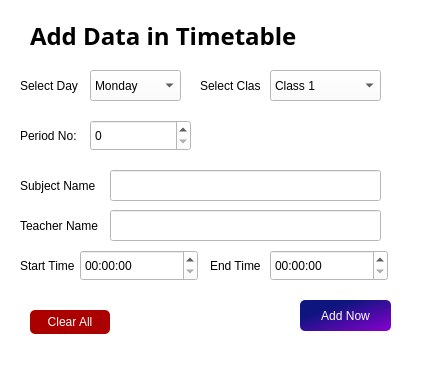
<?xml version="1.0" encoding="UTF-8"?>
<ui version="4.0">
 <class>Newtimetable</class>
 <widget class="QMainWindow" name="Newtimetable">
  <property name="geometry">
   <rect>
    <x>0</x>
    <y>0</y>
    <width>439</width>
    <height>390</height>
   </rect>
  </property>
  <property name="windowTitle">
   <string>MainWindow</string>
  </property>
  <property name="styleSheet">
   <string notr="true">background-color: white;
font: 10pt &quot;Bahnschrift&quot;;
color: rgb(0, 0, 0);</string>
  </property>
  <widget class="QWidget" name="centralwidget">
   <widget class="QLabel" name="label">
    <property name="geometry">
     <rect>
      <x>30</x>
      <y>10</y>
      <width>321</width>
      <height>51</height>
     </rect>
    </property>
    <property name="font">
     <font>
      <family>Tw Cen MT</family>
      <pointsize>18</pointsize>
      <italic>false</italic>
      <bold>true</bold>
     </font>
    </property>
    <property name="styleSheet">
     <string notr="true">font: 700 18pt &quot;Tw Cen MT&quot;;</string>
    </property>
    <property name="text">
     <string>Add Data in Timetable</string>
    </property>
   </widget>
   <widget class="QLabel" name="label_2">
    <property name="geometry">
     <rect>
      <x>20</x>
      <y>70</y>
      <width>61</width>
      <height>31</height>
     </rect>
    </property>
    <property name="text">
     <string>Select Day</string>
    </property>
    <property name="buddy">
     <cstring>day</cstring>
    </property>
   </widget>
   <widget class="QComboBox" name="day">
    <property name="geometry">
     <rect>
      <x>90</x>
      <y>70</y>
      <width>91</width>
      <height>31</height>
     </rect>
    </property>
    <item>
     <property name="text">
      <string>Monday</string>
     </property>
    </item>
    <item>
     <property name="text">
      <string>Tuesday</string>
     </property>
    </item>
    <item>
     <property name="text">
      <string>Wednesday</string>
     </property>
    </item>
    <item>
     <property name="text">
      <string>Thursday</string>
     </property>
    </item>
    <item>
     <property name="text">
      <string>Friday</string>
     </property>
    </item>
    <item>
     <property name="text">
      <string>Saturday</string>
     </property>
    </item>
   </widget>
   <widget class="QComboBox" name="className">
    <property name="geometry">
     <rect>
      <x>270</x>
      <y>70</y>
      <width>111</width>
      <height>31</height>
     </rect>
    </property>
    <item>
     <property name="text">
      <string>Class 1</string>
     </property>
    </item>
    <item>
     <property name="text">
      <string>Class 2</string>
     </property>
    </item>
    <item>
     <property name="text">
      <string>Class 3</string>
     </property>
    </item>
    <item>
     <property name="text">
      <string>Class 4</string>
     </property>
    </item>
    <item>
     <property name="text">
      <string>Class 5</string>
     </property>
    </item>
    <item>
     <property name="text">
      <string>Class 6</string>
     </property>
    </item>
    <item>
     <property name="text">
      <string>Class 7</string>
     </property>
    </item>
    <item>
     <property name="text">
      <string>Class 8</string>
     </property>
    </item>
    <item>
     <property name="text">
      <string>Class 9</string>
     </property>
    </item>
    <item>
     <property name="text">
      <string>Class 10</string>
     </property>
    </item>
   </widget>
   <widget class="QLabel" name="label_3">
    <property name="geometry">
     <rect>
      <x>200</x>
      <y>70</y>
      <width>61</width>
      <height>31</height>
     </rect>
    </property>
    <property name="text">
     <string>Select Class</string>
    </property>
    <property name="buddy">
     <cstring>className</cstring>
    </property>
   </widget>
   <widget class="QLabel" name="label_4">
    <property name="geometry">
     <rect>
      <x>20</x>
      <y>120</y>
      <width>61</width>
      <height>31</height>
     </rect>
    </property>
    <property name="text">
     <string>Period No:</string>
    </property>
    <property name="buddy">
     <cstring>period</cstring>
    </property>
   </widget>
   <widget class="QSpinBox" name="period">
    <property name="geometry">
     <rect>
      <x>90</x>
      <y>120</y>
      <width>101</width>
      <height>31</height>
     </rect>
    </property>
   </widget>
   <widget class="QLabel" name="label_5">
    <property name="geometry">
     <rect>
      <x>20</x>
      <y>170</y>
      <width>91</width>
      <height>31</height>
     </rect>
    </property>
    <property name="text">
     <string>Subject Name</string>
    </property>
    <property name="buddy">
     <cstring>subject</cstring>
    </property>
   </widget>
   <widget class="QLabel" name="label_6">
    <property name="geometry">
     <rect>
      <x>20</x>
      <y>210</y>
      <width>91</width>
      <height>31</height>
     </rect>
    </property>
    <property name="text">
     <string>Teacher Name</string>
    </property>
    <property name="buddy">
     <cstring>teacher</cstring>
    </property>
   </widget>
   <widget class="QLabel" name="label_7">
    <property name="geometry">
     <rect>
      <x>20</x>
      <y>250</y>
      <width>91</width>
      <height>31</height>
     </rect>
    </property>
    <property name="text">
     <string>Start Time</string>
    </property>
    <property name="buddy">
     <cstring>startTime</cstring>
    </property>
   </widget>
   <widget class="QLabel" name="label_8">
    <property name="geometry">
     <rect>
      <x>210</x>
      <y>250</y>
      <width>91</width>
      <height>31</height>
     </rect>
    </property>
    <property name="text">
     <string>End Time</string>
    </property>
    <property name="buddy">
     <cstring>endTime</cstring>
    </property>
   </widget>
   <widget class="QLineEdit" name="subject">
    <property name="geometry">
     <rect>
      <x>110</x>
      <y>170</y>
      <width>271</width>
      <height>31</height>
     </rect>
    </property>
   </widget>
   <widget class="QLineEdit" name="teacher">
    <property name="geometry">
     <rect>
      <x>110</x>
      <y>210</y>
      <width>271</width>
      <height>31</height>
     </rect>
    </property>
   </widget>
   <widget class="QTimeEdit" name="startTime">
    <property name="geometry">
     <rect>
      <x>80</x>
      <y>250</y>
      <width>118</width>
      <height>31</height>
     </rect>
    </property>
   </widget>
   <widget class="QTimeEdit" name="endTime">
    <property name="geometry">
     <rect>
      <x>270</x>
      <y>250</y>
      <width>118</width>
      <height>31</height>
     </rect>
    </property>
   </widget>
   <widget class="QPushButton" name="pushButton">
    <property name="geometry">
     <rect>
      <x>300</x>
      <y>300</y>
      <width>91</width>
      <height>31</height>
     </rect>
    </property>
    <property name="styleSheet">
     <string notr="true">background-color: qlineargradient(spread:pad, x1:0.291, y1:0.289773, x2:1, y2:1, stop:0 rgba(14, 21, 127, 255), stop:1 rgba(138, 0, 207, 255));
color: rgb(255, 255, 255);
border-radius: 5px;</string>
    </property>
    <property name="text">
     <string>Add Now</string>
    </property>
   </widget>
   <widget class="QPushButton" name="pushButton_2">
    <property name="geometry">
     <rect>
      <x>30</x>
      <y>310</y>
      <width>80</width>
      <height>24</height>
     </rect>
    </property>
    <property name="styleSheet">
     <string notr="true">background-color: rgb(170, 0, 0);
color: rgb(255, 255, 255);
border-radius: 5px;</string>
    </property>
    <property name="text">
     <string>Clear All</string>
    </property>
   </widget>
  </widget>
  <widget class="QMenuBar" name="menubar">
   <property name="geometry">
    <rect>
     <x>0</x>
     <y>0</y>
     <width>439</width>
     <height>18</height>
    </rect>
   </property>
  </widget>
  <widget class="QStatusBar" name="statusbar"/>
 </widget>
 <resources/>
 <connections>
  <connection>
   <sender>pushButton_2</sender>
   <signal>clicked()</signal>
   <receiver>startTime</receiver>
   <slot>clear()</slot>
   <hints>
    <hint type="sourcelabel">
     <x>81</x>
     <y>336</y>
    </hint>
    <hint type="destinationlabel">
     <x>133</x>
     <y>289</y>
    </hint>
   </hints>
  </connection>
  <connection>
   <sender>pushButton_2</sender>
   <signal>clicked()</signal>
   <receiver>endTime</receiver>
   <slot>clear()</slot>
   <hints>
    <hint type="sourcelabel">
     <x>102</x>
     <y>344</y>
    </hint>
    <hint type="destinationlabel">
     <x>295</x>
     <y>295</y>
    </hint>
   </hints>
  </connection>
  <connection>
   <sender>pushButton_2</sender>
   <signal>clicked()</signal>
   <receiver>teacher</receiver>
   <slot>clear()</slot>
   <hints>
    <hint type="sourcelabel">
     <x>66</x>
     <y>333</y>
    </hint>
    <hint type="destinationlabel">
     <x>124</x>
     <y>252</y>
    </hint>
   </hints>
  </connection>
  <connection>
   <sender>pushButton_2</sender>
   <signal>clicked()</signal>
   <receiver>subject</receiver>
   <slot>clear()</slot>
   <hints>
    <hint type="sourcelabel">
     <x>44</x>
     <y>331</y>
    </hint>
    <hint type="destinationlabel">
     <x>124</x>
     <y>198</y>
    </hint>
   </hints>
  </connection>
  <connection>
   <sender>Newtimetable</sender>
   <signal>iconSizeChanged(QSize)</signal>
   <receiver>period</receiver>
   <slot>clear()</slot>
   <hints>
    <hint type="sourcelabel">
     <x>31</x>
     <y>330</y>
    </hint>
    <hint type="destinationlabel">
     <x>91</x>
     <y>156</y>
    </hint>
   </hints>
  </connection>
  <connection>
   <sender>pushButton_2</sender>
   <signal>clicked()</signal>
   <receiver>day</receiver>
   <slot>clear()</slot>
   <hints>
    <hint type="sourcelabel">
     <x>35</x>
     <y>337</y>
    </hint>
    <hint type="destinationlabel">
     <x>104</x>
     <y>107</y>
    </hint>
   </hints>
  </connection>
  <connection>
   <sender>pushButton_2</sender>
   <signal>clicked()</signal>
   <receiver>className</receiver>
   <slot>clear()</slot>
   <hints>
    <hint type="sourcelabel">
     <x>54</x>
     <y>337</y>
    </hint>
    <hint type="destinationlabel">
     <x>278</x>
     <y>105</y>
    </hint>
   </hints>
  </connection>
 </connections>
</ui>
